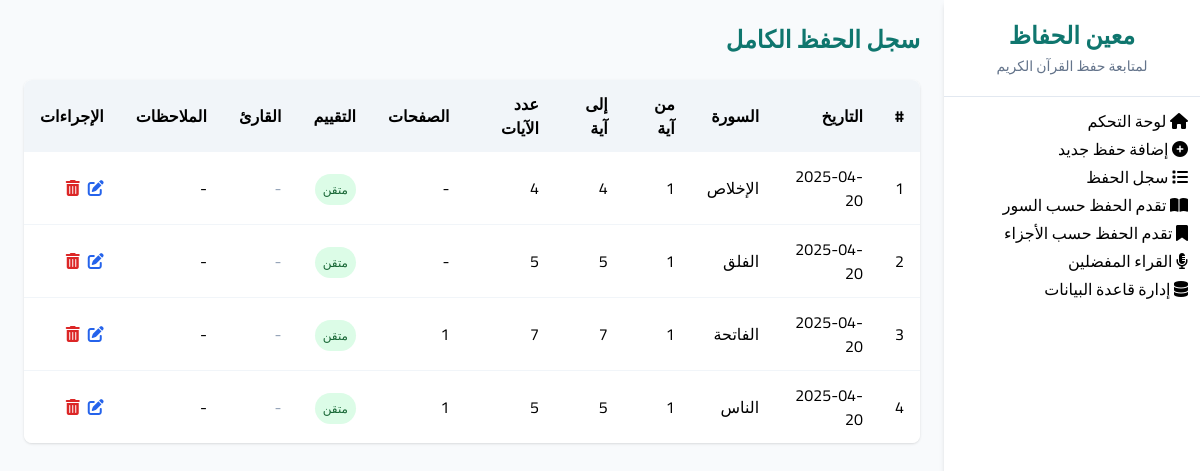
Page /log on the earlier database version.
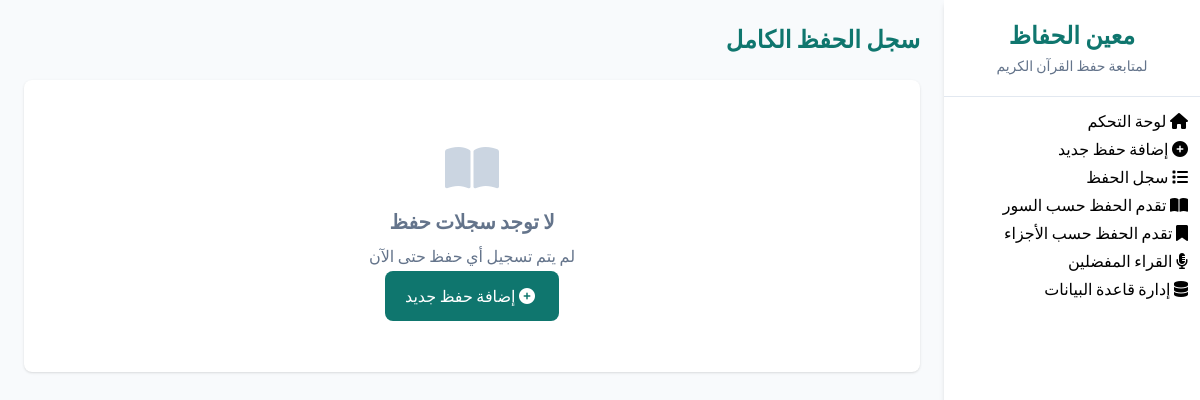
Same page on the later database version.
### tables this page shows
CREATE TABLE memorization (
    id INTEGER PRIMARY KEY AUTOINCREMENT,
    date TEXT NOT NULL,
    surah_id INTEGER NOT NULL,
    start_verse INTEGER NOT NULL,
    end_verse INTEGER NOT NULL,
    pages INTEGER,
    rating TEXT NOT NULL,
    reciter TEXT,
    notes TEXT,
    FOREIGN KEY (surah_id) REFERENCES surahs(id)
);

CREATE TABLE surahs (
    id INTEGER PRIMARY KEY,
    name TEXT NOT NULL,
    name_en TEXT NOT NULL,
    verses INTEGER NOT NULL,
    start_page INTEGER NOT NULL,
    end_page INTEGER NOT NULL
);

### app.py (the view)
@app.route('/log')
def memorization_log():
    conn = get_db_connection()
    memorizations = conn.execute('''
        SELECT m.id, m.date, s.name as surah_name, s.id as surah_id, m.start_verse, m.end_verse,
               (m.end_verse - m.start_verse + 1) as verse_count, m.pages, m.rating, m.reciter, m.notes
        FROM memorization m
        JOIN surahs s ON m.surah_id = s.id
        ORDER BY m.date DESC
    ''').fetchall()
    conn.close()
    return render_template('memorization_log.html', memorizations=memorizations)

### app.py (called while the page is built)
def get_db_connection():
    conn = sqlite3.connect('database.db')
    conn.row_factory = sqlite3.Row
    return conn

### templates/memorization_log.html (shortened to what this page needs)
{% extends "base.html" %}
{% block page_title %}سجل الحفظ الكامل{% endblock %}
{% block content %}
<div class="bg-white rounded-lg shadow overflow-hidden">
    {% if memorizations %}
        <div class="overflow-x-auto">
            <table class="min-w-full bg-white">
                <thead class="bg-slate-100">
                    <tr>
                        <th class="py-3 px-4 text-right">#</th>
                        <th class="py-3 px-4 text-right">التاريخ</th>
                        <th class="py-3 px-4 text-right">السورة</th>
                        <th class="py-3 px-4 text-right">من آية</th>
                        <th class="py-3 px-4 text-right">إلى آية</th>
                        <th class="py-3 px-4 text-right">عدد الآيات</th>
                        <th class="py-3 px-4 text-right">الصفحات</th>
                        <th class="py-3 px-4 text-right">التقييم</th>
                        <th class="py-3 px-4 text-right">القارئ</th>
                        <th class="py-3 px-4 text-right">الملاحظات</th>
                        <th class="py-3 px-4 text-right">الإجراءات</th>
                    </tr>
                </thead>
                <tbody class="divide-y divide-slate-100">
                    {% for memo in memorizations %}
                        <tr class="hover:bg-slate-50">
                            <td class="py-3 px-4">{{ loop.index }}</td>
                            <td class="py-3 px-4">{{ memo.date }}</td>
                            <td class="py-3 px-4">{{ memo.surah_name }}</td>
                            <td class="py-3 px-4">{{ memo.start_verse }}</td>
                            <td class="py-3 px-4">{{ memo.end_verse }}</td>
                            <td class="py-3 px-4">{{ memo.verse_count }}</td>
                            <td class="py-3 px-4">{{ memo.pages or '-' }}</td>
                            <td class="py-3 px-4">
                                {% if memo.rating == 'متقن' %}
                                    <span class="bg-green-100 text-green-800 px-2 py-1 rounded-full text-xs">متقن</span>
                                {% elif memo.rating == 'متوسط' %}
                                    <span class="bg-yellow-100 text-yellow-800 px-2 py-1 rounded-full text-xs">متوسط</span>
                                {% else %}
                                    <span class="bg-red-100 text-red-800 px-2 py-1 rounded-full text-xs">يحتاج مراجعة</span>
                                {% endif %}
                            </td>
                            <td class="py-3 px-4">
                                {% if memo.reciter %}
                                    <span class="text-primary">{{ memo.reciter }}</span>
                                {% else %}
                                    <span class="text-slate-400">-</span>
                                {% endif %}
                            </td>
                            <td class="py-3 px-4 max-w-xs truncate" title="{{ memo.notes }}">{{ memo.notes or '-' }}</td>
                            <td class="py-3 px-4">
                                <div class="flex gap-2">
                                    <a href="{{ url_for('edit_memorization', id=memo.id) }}" class="text-blue-600 hover:text-blue-800" title="تعديل">
                                        <i class="fas fa-edit"></i>
                                    </a>
                                    <a href="#" onclick="confirmDelete({{ memo.id }}, '{{ memo.surah_name }}', {{ memo.start_verse }}, {{ memo.end_verse }}); return false;"
                                        class="text-red-600 hover:text-red-800" title="حذف">
                                        <i class="fas fa-trash-alt"></i>
                                    </a>
                                </div>
                            </td>
                        </tr>
                    {% endfor %}
                </tbody>
            </table>
        </div>
    {% else %}
        <div class="text-center py-16 text-slate-500">
            <i class="fas fa-book-open text-5xl mb-4 text-slate-300"></i>
            <h3 class="text-xl font-bold mb-2">لا توجد سجلات حفظ</h3>
            <p class="mb-4">لم يتم تسجيل أي حفظ حتى الآن</p>
            <a href="{{ url_for('add_memorization') }}" class="px-5 py-2.5 bg-primary text-white rounded-lg hover:bg-dark transition-all duration-300">
                <i class="fas fa-plus-circle mr-1"></i> إضافة حفظ جديد
            </a>
        </div>
    {% endif %}
</div>
{% endblock %}

### templates/base.html (shortened to what this page needs)
<!DOCTYPE html>
<html lang="ar" dir="rtl">
<head>
    <script src="https://cdn.tailwindcss.com"></script>
    <link rel="stylesheet" href="https://cdnjs.cloudflare.com/ajax/libs/font-awesome/6.4.0/css/all.min.css">
</head>
<body class="bg-slate-50 min-h-screen">
    <div class="flex">
        <aside class="w-64 min-h-screen bg-white shadow-md">
            <div class="p-5 border-b border-slate-200">
                <h1 class="text-2xl text-primary font-bold text-center">معين الحفاظ</h1>
                <p class="text-slate-500 text-sm text-center mt-1">لمتابعة حفظ القرآن الكريم</p>
            </div>
            <nav class="p-3">
                <ul class="flex flex-col gap-1">
                    <li>
                        <a href="{{ url_for('dashboard') }}" class="sidebar-link {% if request.path == url_for('dashboard') %}active{% endif %}">
                            <i class="fas fa-home"></i>
                            <span>لوحة التحكم</span>
                        </a>
                    </li>
                    <li>
                        <a href="{{ url_for('add_memorization') }}" class="sidebar-link {% if request.path == url_for('add_memorization') %}active{% endif %}">
                            <i class="fas fa-plus-circle"></i>
                            <span>إضافة حفظ جديد</span>
                        </a>
                    </li>
                    <li>
                        <a href="{{ url_for('memorization_log') }}" class="sidebar-link {% if request.path == url_for('memorization_log') %}active{% endif %}">
                            <i class="fas fa-list"></i>
                            <span>سجل الحفظ</span>
                        </a>
                    </li>
                    <li>
                        <a href="{{ url_for('surah_progress') }}" class="sidebar-link {% if request.path == url_for('surah_progress') %}active{% endif %}">
                            <i class="fas fa-book-open"></i>
                            <span>تقدم الحفظ حسب السور</span>
                        </a>
                    </li>
                    <li>
                        <a href="{{ url_for('juz_progress') }}" class="sidebar-link {% if request.path == url_for('juz_progress') %}active{% endif %}">
                            <i class="fas fa-bookmark"></i>
                            <span>تقدم الحفظ حسب الأجزاء</span>
                        </a>
                    </li>
                    <li>
                        <a href="{{ url_for('reciters') }}" class="sidebar-link {% if request.path == url_for('reciters') %}active{% endif %}">
                            <i class="fas fa-microphone-alt"></i>
                            <span>القراء المفضلين</span>
                        </a>
                    </li>
                    <li>
                        <a href="{{ url_for('database_management') }}" class="sidebar-link {% if request.path == url_for('database_management') %}active{% endif %}">
                            <i class="fas fa-database"></i>
                            <span>إدارة قاعدة البيانات</span>
                        </a>
                    </li>
                </ul>
            </nav>
        </aside>
        <main class="flex-1 p-6">
            <div class="mb-6">
                <h2 class="text-2xl font-bold text-primary">{% block page_title %}{% endblock %}</h2>
            </div>
            {% block content %}{% endblock %}
        </main>
    </div>
</body>
</html>

### templates/base.html (style rules this page uses)
body { font-family: 'Cairo', sans-serif; }
.sidebar-link { @apply flex items-center gap-2 p-3 rounded-lg transition-all duration-300; }
.sidebar-link.active { @apply bg-primary text-white font-bold; }

Differences in the rows shown:
removed memorization: date "2025-04-20", surah_name "الإخلاص", start_verse "1", end_verse "4", verse_count "4", pages "-", rating "متقن", notes "-"
removed memorization: date "2025-04-20", surah_name "الفلق", start_verse "1", end_verse "5", verse_count "5", pages "-", rating "متقن", notes "-"
removed memorization: date "2025-04-20", surah_name "الفاتحة", start_verse "1", end_verse "7", verse_count "7", pages "1", rating "متقن", notes "-"
removed memorization: date "2025-04-20", surah_name "الناس", start_verse "1", end_verse "5", verse_count "5", pages "1", rating "متقن", notes "-"
Other differences:
text no longer shown: "# التاريخ السورة من آية إلى آية عدد الآيات الصفحات التقييم القارئ الملاحظات الإجراءات"
text now shown: "لا توجد سجلات حفظ لم يتم تسجيل أي حفظ حتى الآن إضافة حفظ جديد"
